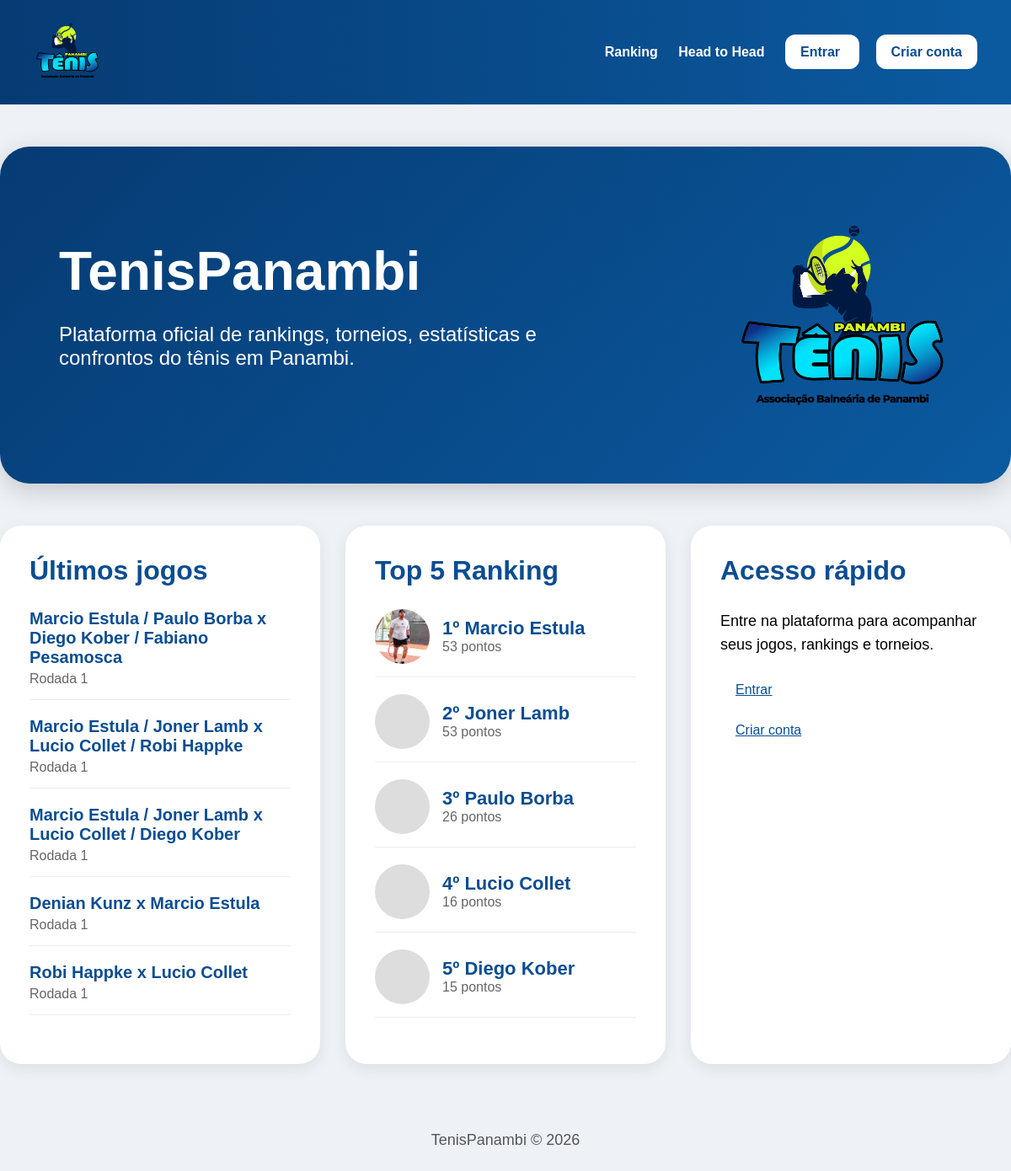
The page / on the database its author committed.
### core/models.py (models this page shows, shortened)
class Jogo(models.Model):
    TIPOS = [
        ('CHAMPIONSHIP_DUPLAS', 'Championship Duplas'),
        ('AMISTOSO_DUPLAS', 'Amistoso Duplas'),
        ('SIMPLES', 'Simples'),
    ]
    STATUS_JOGO = [
        ('PENDENTE', 'Pendente'),
        ('CONFIRMADO', 'Confirmado'),
        ('CONTESTADO', 'Contestado'),
    ]
    FASES = [
        ('OITAVAS', 'Oitavas'),
        ('QUARTAS', 'Quartas'),
        ('SEMI', 'Semi Final'),
        ('FINAL', 'Final'),
    ]
    torneio = models.ForeignKey(
        Torneio,
        on_delete=models.CASCADE,
        blank=True,
        null=True
    )
    categoria = models.ForeignKey(
        CategoriaTorneio,
        on_delete=models.SET_NULL,
        blank=True,
        null=True
    )
    tipo_jogo = models.CharField(
        max_length=30,
        choices=TIPOS
    )
    rodada = models.IntegerField(
        blank=True,
        null=True
    )
    fase = models.CharField(
        max_length=20,
        choices=FASES,
        blank=True,
        null=True
    )
    data_jogo = models.DateField()
    status = models.CharField(
        max_length=20,
        choices=STATUS_JOGO,
        default='PENDENTE'
    )
    criado_em = models.DateTimeField(auto_now_add=True)
    observacoes = models.TextField(
        blank=True,
        null=True
    )
    def descricao_confronto(self):
        lado_a = []
        lado_b = []
        for p in self.participantes.all():
            if p.lado == 'A':
                lado_a.append(p.jogador.nome)
            if p.lado == 'B':
                lado_b.append(p.jogador.nome)
        nome_a = ' / '.join(lado_a)
        nome_b = ' / '.join(lado_b)
        return f'{nome_a} x {nome_b}'

class ParticipanteJogo(models.Model):
    LADOS = [
        ('A', 'Lado A'),
        ('B', 'Lado B'),
    ]
    jogo = models.ForeignKey(
        Jogo,
        on_delete=models.CASCADE,
        related_name='participantes'
    )
    jogador = models.ForeignKey(
        Jogador,
        on_delete=models.CASCADE
    )
    lado = models.CharField(
        max_length=1,
        choices=LADOS
    )
    vencedor = models.BooleanField(default=False)
    pontos_ranking = models.IntegerField(default=0)

class Jogador(models.Model):
    CATEGORIAS = [
        ('A', 'Categoria A'),
        ('B', 'Categoria B'),
        ('C', 'Categoria C'),
    ]
    NIVEIS = [
        ('INICIANTE', 'Iniciante'),
        ('INTERMEDIARIO', 'Intermediário'),
        ('AVANCADO', 'Avançado'),
    ]
    MAOS = [
        ('DIREITA', 'Direita'),
        ('ESQUERDA', 'Esquerda'),
    ]
    usuario = models.OneToOneField(
        User,
        on_delete=models.SET_NULL,
        blank=True,
        null=True
    )
    nome = models.CharField(max_length=100)
    foto = models.ImageField(
        upload_to='jogadores/',
        blank=True,
        null=True
    )
    email = models.EmailField(
        blank=True,
        null=True
    )
    telefone = models.CharField(
        max_length=20,
        blank=True,
        null=True
    )
    cidade = models.CharField(
        max_length=100,
        blank=True,
        null=True
    )
    categoria = models.CharField(
        max_length=1,
        choices=CATEGORIAS,
        default='C'
    )
    nivel = models.CharField(
        max_length=20,
        choices=NIVEIS,
        default='INICIANTE'
    )
    mao_dominante = models.CharField(
        max_length=20,
        choices=MAOS,
        blank=True,
        null=True
    )
    raquete = models.CharField(
        max_length=100,
        blank=True,
        null=True
    )
    instagram = models.CharField(
        max_length=100,
        blank=True,
        null=True
    )
    ativo = models.BooleanField(default=True)
    jogos_historicos = models.IntegerField(default=0)
    vitorias_historicas = models.IntegerField(default=0)
    derrotas_historicas = models.IntegerField(default=0)
    criado_em = models.DateTimeField(auto_now_add=True)

class RankingJogador(models.Model):
    torneio = models.ForeignKey(
        Torneio,
        on_delete=models.CASCADE
    )
    categoria = models.ForeignKey(
        CategoriaTorneio,
        on_delete=models.CASCADE
    )
    jogador = models.ForeignKey(
        Jogador,
        on_delete=models.CASCADE
    )
    pontos = models.IntegerField(default=0)
    vitorias = models.IntegerField(default=0)
    derrotas = models.IntegerField(default=0)
    games_feitos = models.IntegerField(default=0)
    games_sofridos = models.IntegerField(default=0)
    aproveitamento = models.FloatField(default=0)
    posicao = models.IntegerField(default=0)
    status_ranking = models.CharField(
        max_length=30,
        blank=True,
        null=True
    )
    class Meta:
        unique_together = (
            'torneio',
            'categoria',
            'jogador'
        )

### core/views.py (the view)
# urls.py: path('', views.home, name='home'),
def home(request):
    ultimos_jogos = Jogo.objects.all().order_by('-data_jogo')[:5]
    ranking_top = RankingJogador.objects.filter(
        categoria__categoria='A'
    ).order_by('posicao')[:5]
    return render(
        request,
        'core/index.html',
        {
            'ultimos_jogos': ultimos_jogos,
            'ranking': ranking_top,
        }
    )

### core/templates/core/index.html (shortened to what this page needs)
{% load static %}
<!DOCTYPE html>
<html lang="pt-br">
<head>
</head>
<body>
<div class="topo">
    <div class="logo">
        <img src="{% static 'img/logo-tenis.png' %}">
    </div>
    <div class="menu">
        <a href="/ranking/">
            Ranking
        </a>
        <a href="/headtohead/">
            Head to Head
        </a>
        <a href="/login/" class="botao">
            Entrar
        </a>
        <a href="/cadastro/" class="botao">
            Criar conta
        </a>
    </div>
</div>
<div class="hero">
    <div>
        <h1>
            TenisPanambi
        </h1>
        <p>
            Plataforma oficial de rankings,
            torneios, estatísticas e confrontos
            do tênis em Panambi.
        </p>
    </div>
    <img src="{% static 'img/logo-tenis.png' %}">
</div>
<div class="cards">
    <div class="card">
        <h2>
            Últimos jogos
        </h2>
        {% for jogo in ultimos_jogos %}
            <div style="
            margin-bottom:20px;
            padding-bottom:15px;
            border-bottom:1px solid #eee;
            ">
                <div style="
                font-size:20px;
                font-weight:bold;
                color:#0b4d91;
                ">
                    {{ jogo.descricao_confronto }}
                </div>
                <div style="
                margin-top:5px;
                color:#666;
                ">
                    Rodada {{ jogo.rodada }}
                </div>
            </div>
        {% empty %}
            <p>
                Nenhum jogo cadastrado ainda.
            </p>
        {% endfor %}
    </div>
    <div class="card">
        <h2>
            Top 5 Ranking
        </h2>
        {% for r in ranking %}
        <div style="
        display:flex;
        align-items:center;
        gap:15px;
        margin-bottom:20px;
        padding-bottom:15px;
        border-bottom:1px solid #eee;
        ">
            {% if r.jogador.foto %}
                <img
                    src="{{ r.jogador.foto.url }}"
                    style="
                    width:65px;
                    height:65px;
                    border-radius:50%;
                    object-fit:cover;
                    "
                >
            {% else %}
                <div style="
                width:65px;
                height:65px;
                border-radius:50%;
                background:#ddd;
                ">
                </div>
            {% endif %}
            <div>
                <div style="
                font-size:22px;
                font-weight:bold;
                color:#0b4d91;
                ">
                    {{ r.posicao }}º {{ r.jogador.nome }}
                </div>
                <div style="
                font-size:16px;
                color:#666;
                ">
                    {{ r.pontos }} pontos
                </div>
            </div>
        </div>
        {% empty %}
        <p>
            Ranking ainda não iniciado.
        </p>
        {% endfor %}
    </div>
    <div class="card">
        <h2>
            Acesso rápido
        </h2>
        <p style="
        font-size:18px;
        line-height:1.6;
        ">
            Entre na plataforma para acompanhar
            seus jogos, rankings e torneios.
        </p>
        <p style="margin-top:30px;">
            <a href="/login/" class="botao">
                Entrar
            </a>
        </p>
        <p style="margin-top:30px;">
            <a href="/cadastro/" class="botao">
                Criar conta
            </a>
        </p>
    </div>
</div>
<div class="footer">
    TenisPanambi © 2026
</div>
</body>
</html>

### core/templates/core/index.html (style rules this page uses)
body { margin:0; font-family:Arial; background:#eef2f7; }
.topo { background:linear-gradient(90deg,#063b73,#0b5aa0); padding:20px 40px; display:flex; justify-content:space-between; align-items:center; }
.logo img { height:80px; }
.menu a { color:white; text-decoration:none; margin-left:20px; font-weight:bold; }
.botao { background:white; color:#0b4d91!important; padding:12px 18px; border-radius:12px; }
.hero { max-width:1300px; margin:50px auto; background:linear-gradient(135deg,#063b73,#0b5aa0); color:white; border-radius:35px; padding:70px; display:flex; justify-content:space-between; align-items:center; box-shadow:0 8px 30px rgba(0,0,0,0.18); }
.hero h1 { font-size:64px; margin:0; }
.hero p { font-size:24px; max-width:600px; }
.hero img { height:260px; }
.cards { max-width:1300px; margin:40px auto; display:grid; grid-template-columns:repeat(3,1fr); gap:30px; }
.card { background:white; padding:35px; border-radius:25px; box-shadow:0 5px 18px rgba(0,0,0,0.08); }
.card h2 { color:#0b4d91; margin-top:0; font-size:32px; }
.footer { text-align:center; padding:40px; color:#555; font-size:18px; }

### rows shown on the page
Jogo: descricao_confronto "Marcio Estula / Paulo Borba x Diego Kober / Fabiano Pesamosca", rodada "1"
Jogo: descricao_confronto "Marcio Estula / Joner Lamb x Lucio Collet / Robi Happke", rodada "1"
Jogo: descricao_confronto "Marcio Estula / Joner Lamb x Lucio Collet / Diego Kober", rodada "1"
Jogo: descricao_confronto "Denian Kunz x Marcio Estula", rodada "1"
Jogo: descricao_confronto "Robi Happke x Lucio Collet", rodada "1"
RankingJogador: jogador.foto (picture), posicao "1", jogador.nome "Marcio Estula", pontos "53"
RankingJogador: posicao "2", jogador.nome "Joner Lamb", pontos "53"
RankingJogador: posicao "3", jogador.nome "Paulo Borba", pontos "26"
RankingJogador: posicao "4", jogador.nome "Lucio Collet", pontos "16"
RankingJogador: posicao "5", jogador.nome "Diego Kober", pontos "15"
